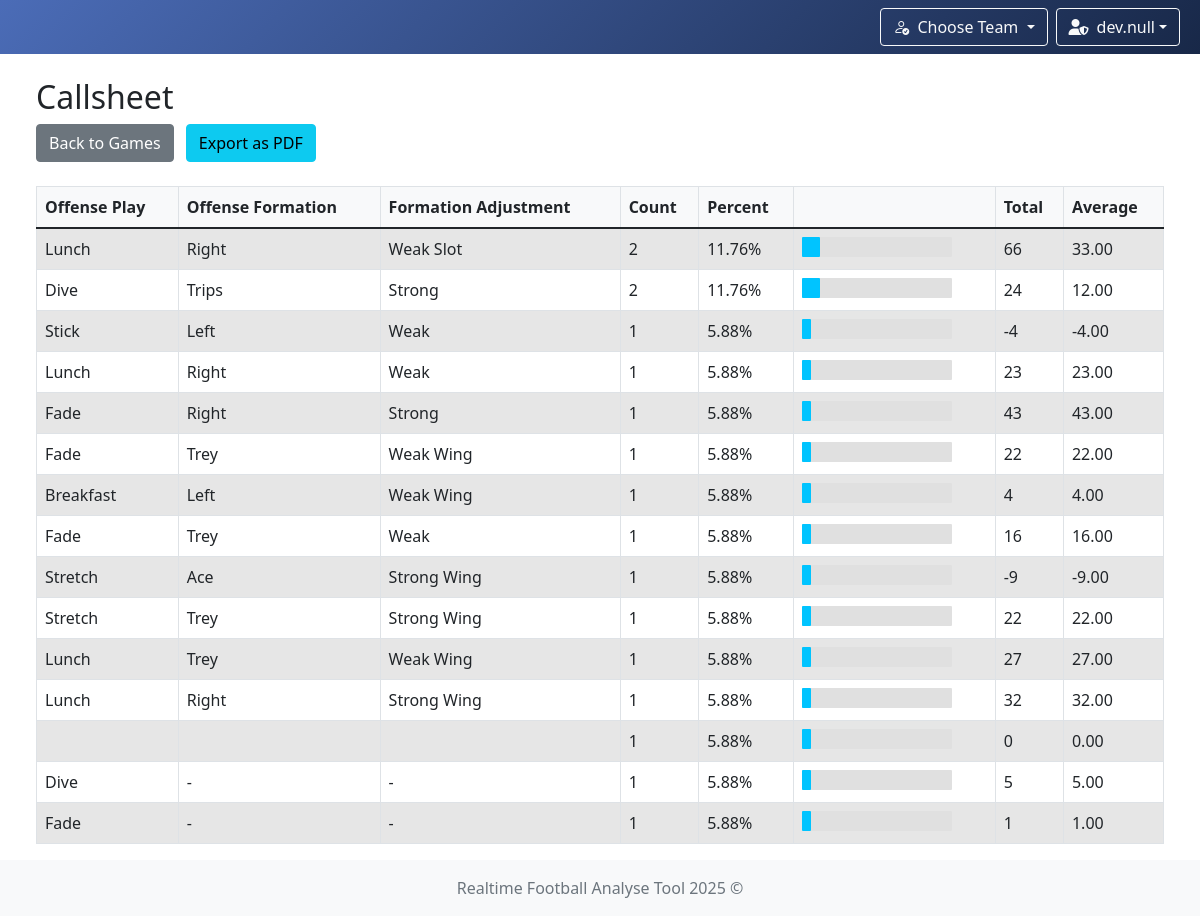
Page /callsheet (signed in) on the committed database.
### app/models/user.py (models this page shows)
class UserModel(db.Model, UserMixin):
    __tablename__ = 'user'
    id = db.Column(db.Integer, primary_key=True)
    username = db.Column(db.String(80), unique=True, nullable=False)
    password = db.Column(db.String(120), nullable=False)
    role = db.Column(db.String(10), nullable=False, default='user')  # 'admin' or 'user'

### app/models/play.py (models this page shows)
class PlayModel(db.Model):
    __tablename__ = 'play'
    id = db.Column(db.Integer, primary_key=True)
    drive_id = db.Column(db.Integer, db.ForeignKey('drive.id'), nullable=False)
    odk = db.Column(db.String(1))  # O, D, or K
    quarter = db.Column(db.Integer)
    down = db.Column(db.Integer)
    distance = db.Column(db.Integer)
    yard_line = db.Column(db.Integer)
    play_type = db.Column(db.String(50))
    result = db.Column(db.String(50))
    gain_loss = db.Column(db.Integer)
    touchdown = db.Column(db.Boolean, default=False)
    personnel = db.Column(db.String(20))
    off_form = db.Column(db.String(50))  # Offensive Formation
    form_str = db.Column(db.String(50))  # Formation Strength
    form_adj = db.Column(db.String(50))  # Formation Adjustment
    motion = db.Column(db.String(50))  # Motion
    protection = db.Column(db.String(50))  # Protection
    off_play = db.Column(db.String(50))  # Off Play
    dir_call = db.Column(db.String(50))  # Directional Call
    tag = db.Column(db.String(50))  # Tags
    hash = db.Column(db.String(1))  # New field for Hash (L, M, R)

### app/controllers/call_sheet.py (the view)
    @login_required
    def callsheet(self) -> str:
        plays = PlayModel.query.filter(PlayModel.odk == 'O').all()
        callsheet_entries = self._process_plays(plays)
        return render_template(template_name_or_list='play/callsheet.html', callsheet_entries=callsheet_entries)

### app/controllers/user.py (called while the page is built)
    @staticmethod
    def load_user(user_id):
        return UserModel.query.get(int(user_id))

### run.py (called while the page is built)
    def _inject_context(self) -> None:
        @self.app.context_processor
        def inject_teams() -> dict:
            return dict(teams=AD.TEAMS_DATA)

### app/templates/play/callsheet.html (shortened to what this page needs)
{% extends "system/base.html" %}
{% block content %}
<div class="container-fluid">
    <div class="row mb-4">
        <div class="col">
            <h2>Callsheet</h2>
            <a href="{{ url_for('game_options') }}" class="btn btn-secondary">Back to Games</a>
            <button id="export-pdf" class="btn btn-info">Export as PDF</button>
        </div>
    </div>
    <div id="export-content">
        <div class="row">
            <div class="col">
                <div class="table-responsive">
                    <table id="callsheet-table" class="table table-striped table-bordered">
                        <thead>
                            <tr>
                                <th class="sortable">Offense Play</th>
                                <th class="sortable">Offense Formation</th>
                                <th class="sortable">Formation Adjustment</th>
                                <th class="sortable">Count</th>
                                <th class="sortable">Percent</th>
                                <th></th>
                                <th class="sortable">Total</th>
                                <th class="sortable">Average</th>
                            </tr>
                        </thead>
                        <tbody>
                            {% for entry in callsheet_entries %}
                            <tr>
                                <td>{{ entry.off_play }}</td>
                                <td>{{ entry.off_form }}</td>
                                <td>{{ entry.form_adj }}</td>
                                <td>{{ entry.count }}</td>
                                <td>{{ "%.2f"|format(entry.percent) }}%</td>
                                <td>
                                    <div style="width: 150px; background-color: #e0e0e0; border-radius: 1px;">
                                        <div style="width: {{ entry.percent }}%; height: 20px; background-color: #00c4ff; border-radius: 1px;"></div>
                                    </div>
                                </td>
                                <td>{{ entry.total }}</td>
                                <td>{{ "%.2f"|format(entry.average) }}</td>
                            </tr>
                            {% endfor %}
                        </tbody>
                    </table>
                </div>
            </div>
        </div>
    </div>
</div>
{% endblock %}

### app/templates/system/base.html (shortened to what this page needs)
<!DOCTYPE html>
<html lang="en">
<head>
    <link rel="stylesheet" href="{{ url_for('static', filename='styles.css') }}"/>
    <link href="https://cdn.jsdelivr.net/npm/bootstrap@5.1.3/dist/css/bootstrap.min.css" rel="stylesheet"/>
    <link rel="stylesheet" href="https://cdn.jsdelivr.net/npm/bootstrap-icons@1.11.3/font/bootstrap-icons.css">
    <link rel="stylesheet" href="https://cdnjs.cloudflare.com/ajax/libs/font-awesome/6.5.0/css/all.min.css"/>
    <link rel="stylesheet" href="https://cdn.datatables.net/1.13.6/css/dataTables.bootstrap5.min.css">
</head>
<body class="{% block body_class %}{% endblock %}">
{% if current_user.is_authenticated %}
    <nav class="navbar navbar-expand-lg navbar-dark"
         style="{% if session.team_name and teams[session.team_name] %}
             background: linear-gradient(135deg, {{ teams[session.team_name].primary }}, #343a40);
         {% else %}
             background: linear-gradient(135deg, #4b6cb7, #182848);
         {% endif %}">
        <div class="container-fluid position-relative">
            <div class="ms-auto d-flex align-items-center">
                <div class="dropdown me-2">
                    <button class="btn btn-outline-light dropdown-toggle"
                            type="button"
                            id="teamDropdown"
                            data-bs-toggle="dropdown"
                            aria-expanded="false">
                        <i class="bi bi-person-check me-1"></i>
                        {% if session.team_name and teams[session.team_name] %}
                            {{ session.team_name }}
                        {% else %}
                            Choose Team
                        {% endif %}
                    </button>
                </div>
                <div class="dropdown me-2">
                    <button class="btn btn-outline-light dropdown-toggle d-flex align-items-center" type="button"
                            id="userDropdown" data-bs-toggle="dropdown" aria-expanded="false">
                        {% if current_user.role == 'admin' %}
                            <i class="fas fa-user-shield me-2"></i>
                        {% else %}
                            <i class="fas fa-user me-2"></i>
                        {% endif %}
                        {{ current_user.username }}
                    </button>
                </div>
            </div>
        </div>
    </nav>
{% endif %}
<div class="content-wrapper">
    <div class="container-fluid mt-4 px-4">
        {% block content %}{% endblock %}
    </div>
</div>
<footer class="footer">
    <div class="container text-center">
        <span class="text-muted">Realtime Football Analyse Tool 2025 ©</span>
    </div>
</footer>
</body>
</html>

### app/static/styles.css (style rules this page uses)
.navbar { transition: background-color 0.5s ease; }
html, body { height: 100%; margin: 0; padding: 0; }
body { display: flex; flex-direction: column; min-height: 100vh; }
.content-wrapper { flex: 1 0 auto; }
.footer { flex-shrink: 0; background-color: #f8f9fa; padding: 1rem 0; margin-top: auto; }
.table-responsive { margin-top: 0 !important; overflow-x: auto; }
.btn + .btn { margin-left: 0.5rem; }
.table-responsive { overflow-x: auto; }
.table th, .table td { white-space: nowrap; padding: 0.5rem; }
.table thead th { background-color: #f8f9fa; font-weight: bold; }
.table-striped tbody tr:nth-of-type(odd) { background-color: rgba(0, 0, 0, 0.05); }

### app/templates/play/callsheet.html (style rules this page uses)
th.sortable { cursor: pointer; transition: background-color 0.2s ease; }

### rows in the picture
UserModel: username "dev.null"
PlayModel: off_play "Lunch", off_form "Right", form_adj "Weak Slot", count "2", percent "11.76", {{ entry.percent }} 11.76470588235294 (drawn), total "66", average "33.00"
PlayModel: off_play "Dive", off_form "Trips", form_adj "Strong", count "2", percent "11.76", {{ entry.percent }} 11.76470588235294 (drawn), total "24", average "12.00"
PlayModel: off_play "Stick", off_form "Left", form_adj "Weak", count "1", percent "5.88", {{ entry.percent }} 5.88235294117647 (drawn), total "-4", average "-4.00"
PlayModel: off_play "Lunch", off_form "Right", form_adj "Weak", count "1", percent "5.88", {{ entry.percent }} 5.88235294117647 (drawn), total "23", average "23.00"
PlayModel: off_play "Fade", off_form "Right", form_adj "Strong", count "1", percent "5.88", {{ entry.percent }} 5.88235294117647 (drawn), total "43", average "43.00"
PlayModel: off_play "Fade", off_form "Trey", form_adj "Weak Wing", count "1", percent "5.88", {{ entry.percent }} 5.88235294117647 (drawn), total "22", average "22.00"
PlayModel: off_play "Breakfast", off_form "Left", form_adj "Weak Wing", count "1", percent "5.88", {{ entry.percent }} 5.88235294117647 (drawn), total "4", average "4.00"
PlayModel: off_play "Fade", off_form "Trey", form_adj "Weak", count "1", percent "5.88", {{ entry.percent }} 5.88235294117647 (drawn), total "16", average "16.00"
PlayModel: off_play "Stretch", off_form "Ace", form_adj "Strong Wing", count "1", percent "5.88", {{ entry.percent }} 5.88235294117647 (drawn), total "-9", average "-9.00"
PlayModel: off_play "Stretch", off_form "Trey", form_adj "Strong Wing", count "1", percent "5.88", {{ entry.percent }} 5.88235294117647 (drawn), total "22", average "22.00"
PlayModel: off_play "Lunch", off_form "Trey", form_adj "Weak Wing", count "1", percent "5.88", {{ entry.percent }} 5.88235294117647 (drawn), total "27", average "27.00"
PlayModel: off_play "Lunch", off_form "Right", form_adj "Strong Wing", count "1", percent "5.88", {{ entry.percent }} 5.88235294117647 (drawn), total "32", average "32.00"
PlayModel: off_play "Dive", off_form "-", form_adj "-", count "1", percent "5.88", {{ entry.percent }} 5.88235294117647 (drawn), total "5", average "5.00"
PlayModel: off_play "Fade", off_form "-", form_adj "-", count "1", percent "5.88", {{ entry.percent }} 5.88235294117647 (drawn), total "1", average "1.00"

### other values in the picture
{{ entry.count }} "1"
{{ "%.2f"|format(entry.percent) }} "5.88"
{{ entry.total }} "0"
{{ "%.2f"|format(entry.average) }} "0.00"
